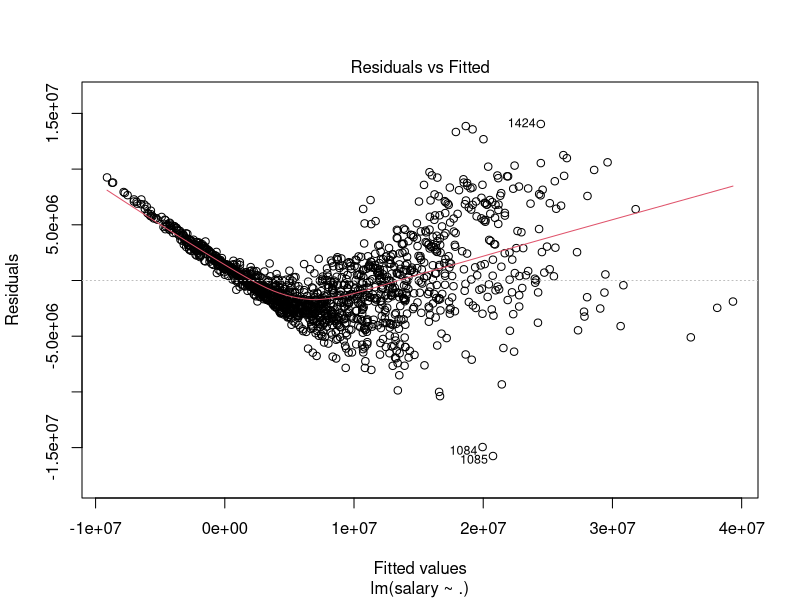
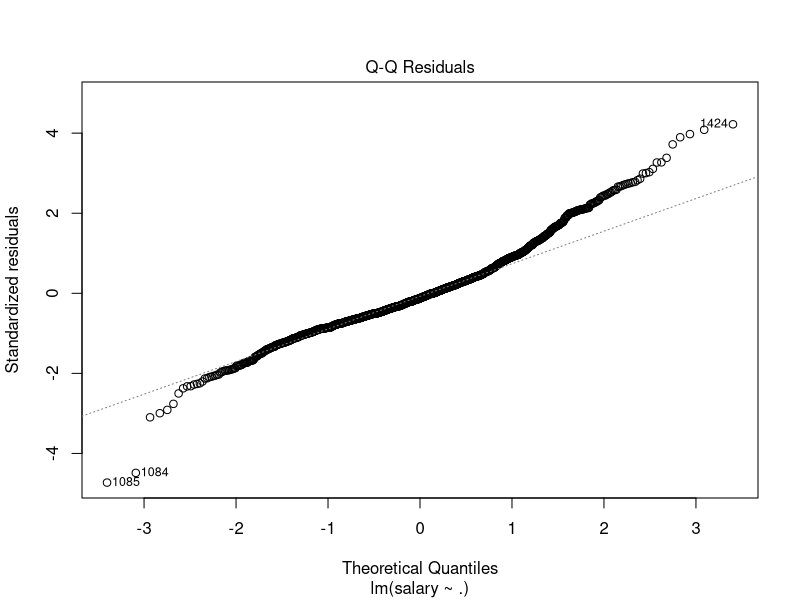
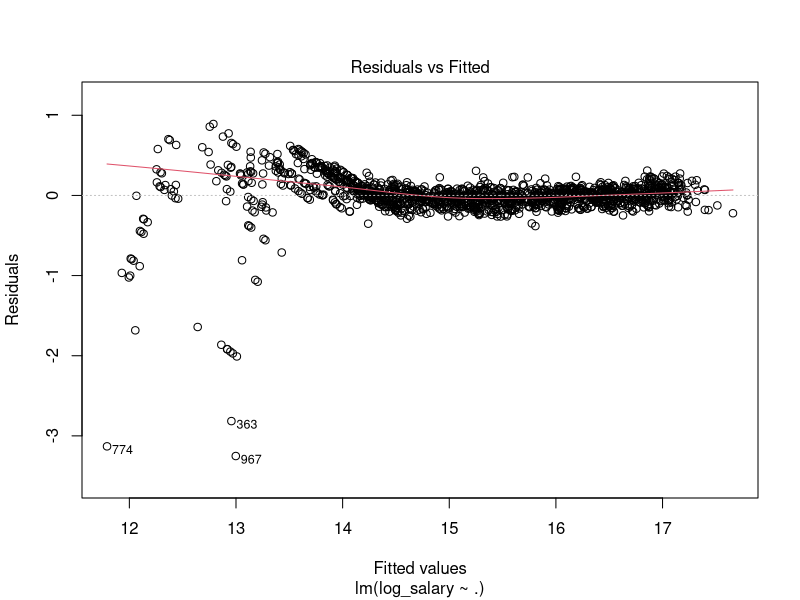
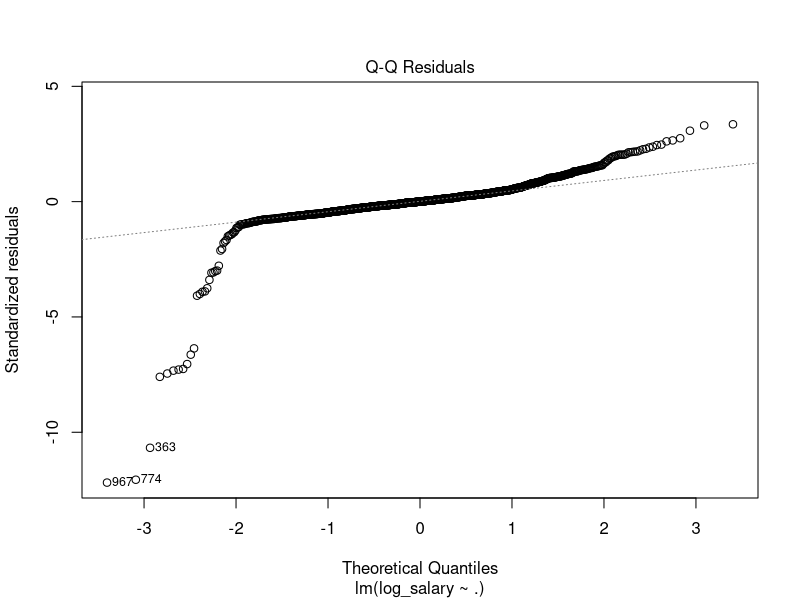
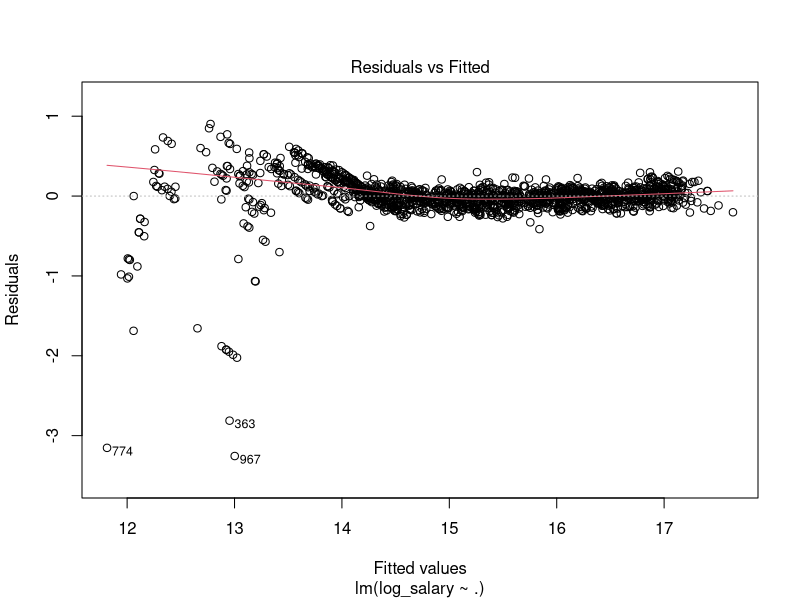
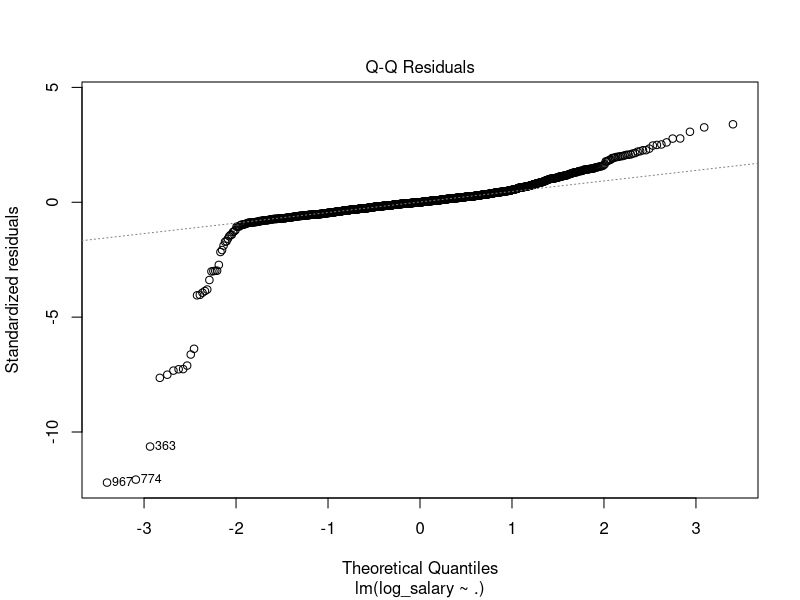
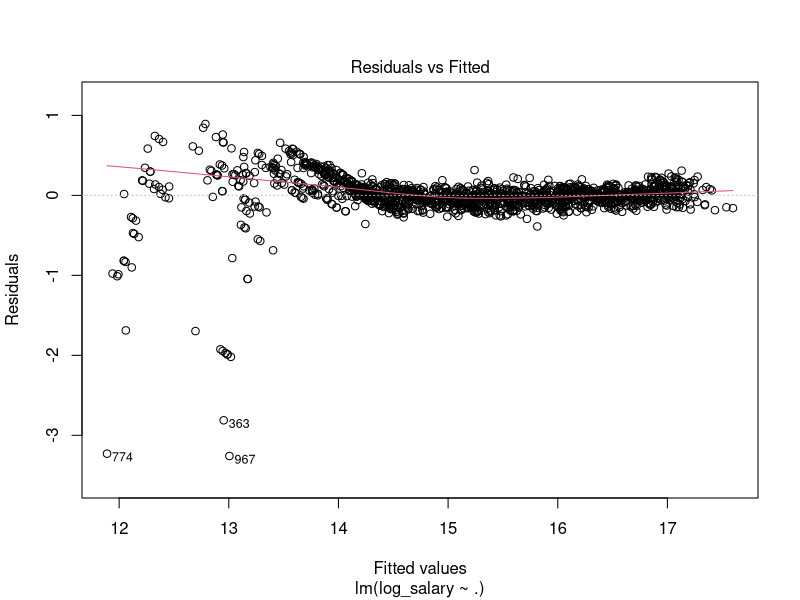
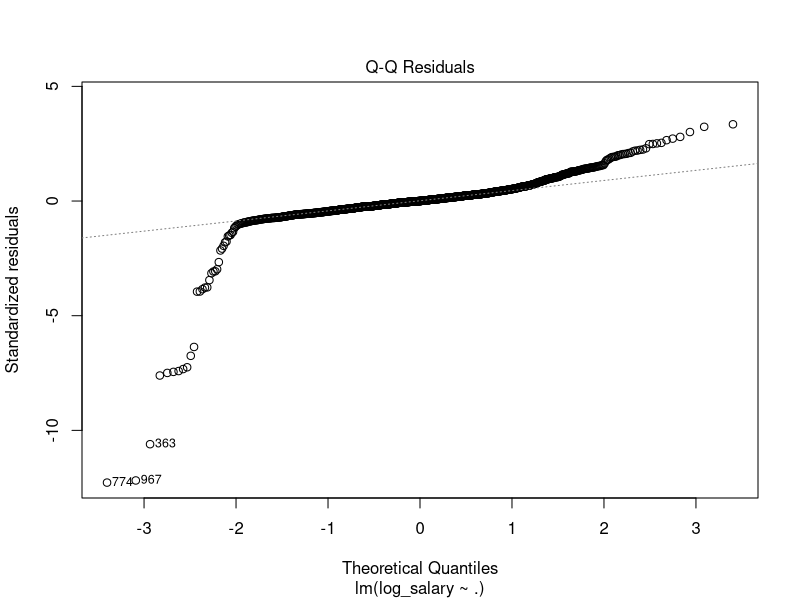

R code for these plots, in order:
## ---- chunk 1
knitr::opts_chunk$set(echo = TRUE)
## ---- chunk 2
library(tidyverse)
## ---- chunk 3
# players <- read_csv("../data/players.csv")
# stats.36 <- read_csv("../data/PlayerStatisticsPer36Min.csv")
# stats.100 <- read_csv("../data/PlayerStatisticsPer100Poss.csv")
# stats.g <- read_csv("../data/PlayerStatisticsPerGame.csv")
# # salary <- read_csv("../data/salaries_1985to2018.csv")
# salary2 <- read_csv("../data/nba-salaries.csv")
## ---- chunk 4
# stats.g <- stats.g %>%
#   mutate(name = str_replace(Player, "\\*", ""))
# stats.g <- stats.g %>%
#   mutate(key = str_c(name, as.character(year), sep = ""))
# salary2 <- salary2 %>%
#   mutate(key = str_c(name, as.character(season), sep = ""))
## ---- chunk 5
# final.data <- players %>%
#   inner_join(salary2, by = "name") %>%
#   inner_join(stats.g, by = "key") %>%
#   select(-key) %>%
#   filter(year >= 2017)
# 
# write_csv(final.data, "../data/final_data.csv")

bdata.raw <- read_csv("../data/final_data.csv")
## ---- chunk 6
bdata.raw <- read_csv("../data/final_data.csv")
# displaying null values in each column
bdata.raw %>%
  map_dbl(~sum(is.na(.))) %>%
  unname() ->
na.dbl

na.cols <- data.frame("variable" = colnames(bdata.raw),
                      "null.count" = na.dbl)

na.cols %>%
  filter(null.count > 0)

# parsing numbers from difficult columns
bdata.raw$career_FG3_P <- parse_number(as.character(bdata.raw$`career_FG3%`))
bdata.raw$career_FG_P <- parse_number(as.character(bdata.raw$`career_FG%`))
bdata.raw$career_FT_P <- parse_number(as.character(bdata.raw$`career_FT%`))
# cleaning height
heights <- str_split(bdata.raw$height, "\\-")
heights.df <- t(data.frame(heights))
heights.int <- as.integer(heights.df[,1]) * 12 + as.integer(heights.df[,2])
bdata.raw$height <- heights.int

bdata.raw %>%
  mutate(draft_pick = parse_number(draft_pick),
         draft_round = parse_number(draft_round),
         shoots_right = ifelse(str_detect(shoots, "Right"),1,0),
         weight = parse_number(weight),
         Pos = as.factor(Pos)) %>%
  rename(career_eFG_P = `career_eFG%`,
         FG_P = `FG%`,
         THREEP_P = `3P%`,
         THREEP = `3P`,
         THREEP_A = `3PA`,
         TWOP_P = `2P%`,
         TWOP = `2P`,
         TWOP_A = `2PA`,
         eFG_P = `eFG%`,
         FT_P = `FT%`) %>%
  select(-birthDate, -birthPlace, -college, -draft_team, -highSchool, -name.x,
         -position.x, -position.y, -team, -Player, -name.y, -season, -Tm,
         -`career_FG3%`, -`career_FG%`, -`career_FT%`, -shoots) %>%
  na.omit() ->
bdata.clean

bdata.clean %>%
  select(-`_id`) ->
bdata.model
## ---- chunk 7
ols.init <- lm(salary ~ ., data = bdata.model)

summary(ols.init)

plot(ols.init, which = 1)

plot(ols.init, which = 2)
## ---- chunk 8
# library(klaR)
library(car)

# cond.index(ols.init, bdata.model)

vif(ols.init)
## ---- chunk 9
bdata.model %>%
  mutate(log_salary = log(salary)) -> 
bdata.log

bdata.log$salary <- NULL
## ---- chunk 10
ols.log <- lm(log_salary ~ ., data = bdata.log)

summary(ols.log)

plot(ols.log, which = c(1, 2))

# cond.index(ols.log, bdata.log)

vif(ols.log)
## ---- chunk 11
vifs <- data.frame(vif(ols.log))

vifs %>%
  filter(GVIF > 1000) ->
vif.1000

drop.vars <- c(rownames(vif.1000))

bdata.log %>%
  select(-drop.vars) ->
bdata.log2
## ---- chunk 12
ols.log2 <- lm(log_salary ~ ., data = bdata.log2)

summary(ols.log2)

plot(ols.log2, which = c(1, 2))

vif(ols.log2)
## ---- chunk 13
vifs2 <- data.frame(vif(ols.log2))

vifs2 %>%
  filter(GVIF > 50) ->
vif.50

drop.vars <- c(rownames(vif.50))

bdata.log2 %>%
  select(-drop.vars) ->
bdata.log3
## ---- chunk 14
ols.log3 <- lm(log_salary ~ ., data = bdata.log3)

summary(ols.log3)

plot(ols.log3, which = c(1, 2))

vif(ols.log3)
## ---- chunk 15
vifs3 <- data.frame(vif(ols.log3))

vifs3 %>%
  filter(GVIF > 20) ->
vif.20

drop.vars <- c(rownames(vif.20))

bdata.log3 %>%
  select(-drop.vars) ->
bdata.log4
## ---- chunk 16
ols.log4 <- lm(log_salary ~ ., data = bdata.log4)

summary(ols.log4)

plot(ols.log4, which = c(1, 2))

vif(ols.log4)
## ---- chunk 17
vifs4 <- data.frame(vif(ols.log4))

vifs4 %>%
  filter(`vif.ols.log4.` > 12) ->
vif.12

drop.vars <- c(rownames(vif.12))

bdata.log4 %>%
  select(-drop.vars) ->
bdata.log5
## ---- chunk 18
ols.log5 <- lm(log_salary ~ ., data = bdata.log5)

summary(ols.log5)

plot(ols.log5, which = c(1, 2))

vif(ols.log5)
## ---- chunk 19
fit.large <- lm(log_salary ~ ., data = bdata.log)

fit.small <- lm(log_salary ~ 1, data = bdata.log)

fit.step <- step(fit.large, fit.small)
## ---- chunk 20
vars.vif <- names(vif(ols.log5))
bdata.vif <- bdata.log5

vars.step <- names(fit.step$coefficients)[-1]
bdata.log %>%
  select(c(vars.step, log_salary)) ->
bdata.step
## ---- chunk 21
anova(ols.log, ols.log5)

anova(ols.log, fit.step)
## ---- chunk 22
vars.share <- c()
for (i in vars.step) {
  if (i %in% vars.vif) {
    vars.share <- c(vars.share, i)
  } else {
    print(i)
  }
}
vars.share

bdata.log %>%
  select(c(vars.share, log_salary)) ->
bdata.share

ols.share <- lm(log_salary ~ career_PER + career_PTS + career_TRB + career_WS + 
    draft_round + draft_year + rank + G + TWOP_P + AST + TOV + PF + year, data = bdata.share)


anova(ols.share, fit.step)

anova(ols.share, ols.log5)
## ---- chunk 23

## ---- chunk 24
fit.piecewise = lm(log_salary ~ . + I((year-2013) * (year>2013)), data = bdata.log)

summary(fit.piecewise)

plot(fit.piecewise, which = c(1, 2))
